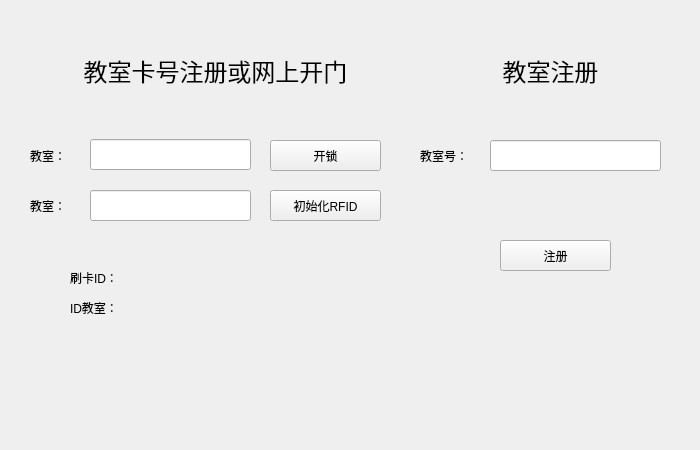
<?xml version="1.0" encoding="UTF-8"?>
<ui version="4.0">
 <class>Main</class>
 <widget class="QWidget" name="Main">
  <property name="geometry">
   <rect>
    <x>0</x>
    <y>0</y>
    <width>700</width>
    <height>450</height>
   </rect>
  </property>
  <property name="minimumSize">
   <size>
    <width>700</width>
    <height>450</height>
   </size>
  </property>
  <property name="maximumSize">
   <size>
    <width>700</width>
    <height>450</height>
   </size>
  </property>
  <property name="windowTitle">
   <string>Main</string>
  </property>
  <widget class="QWidget" name="widget" native="true">
   <property name="geometry">
    <rect>
     <x>20</x>
     <y>30</y>
     <width>371</width>
     <height>411</height>
    </rect>
   </property>
   <widget class="QLabel" name="label_2">
    <property name="geometry">
     <rect>
      <x>50</x>
      <y>270</y>
      <width>61</width>
      <height>16</height>
     </rect>
    </property>
    <property name="text">
     <string>ID教室：</string>
    </property>
   </widget>
   <widget class="QPushButton" name="open_lock">
    <property name="geometry">
     <rect>
      <x>250</x>
      <y>110</y>
      <width>111</width>
      <height>31</height>
     </rect>
    </property>
    <property name="text">
     <string>开锁</string>
    </property>
   </widget>
   <widget class="QLabel" name="id_card_ident">
    <property name="geometry">
     <rect>
      <x>140</x>
      <y>270</y>
      <width>131</width>
      <height>16</height>
     </rect>
    </property>
    <property name="text">
     <string/>
    </property>
   </widget>
   <widget class="QPushButton" name="init_rfid">
    <property name="geometry">
     <rect>
      <x>250</x>
      <y>160</y>
      <width>111</width>
      <height>31</height>
     </rect>
    </property>
    <property name="text">
     <string>初始化RFID</string>
    </property>
   </widget>
   <widget class="QLineEdit" name="ident">
    <property name="geometry">
     <rect>
      <x>70</x>
      <y>160</y>
      <width>161</width>
      <height>31</height>
     </rect>
    </property>
   </widget>
   <widget class="QLabel" name="id_card">
    <property name="geometry">
     <rect>
      <x>140</x>
      <y>240</y>
      <width>131</width>
      <height>16</height>
     </rect>
    </property>
    <property name="text">
     <string/>
    </property>
   </widget>
   <widget class="QLabel" name="label_4">
    <property name="geometry">
     <rect>
      <x>10</x>
      <y>160</y>
      <width>51</width>
      <height>31</height>
     </rect>
    </property>
    <property name="text">
     <string>教室：</string>
    </property>
   </widget>
   <widget class="QLineEdit" name="passwd">
    <property name="geometry">
     <rect>
      <x>70</x>
      <y>109</y>
      <width>161</width>
      <height>31</height>
     </rect>
    </property>
   </widget>
   <widget class="QLabel" name="label">
    <property name="geometry">
     <rect>
      <x>50</x>
      <y>240</y>
      <width>61</width>
      <height>16</height>
     </rect>
    </property>
    <property name="text">
     <string>刷卡ID：</string>
    </property>
   </widget>
   <widget class="QLabel" name="label_3">
    <property name="geometry">
     <rect>
      <x>10</x>
      <y>110</y>
      <width>51</width>
      <height>31</height>
     </rect>
    </property>
    <property name="text">
     <string>教室：</string>
    </property>
   </widget>
   <widget class="QLabel" name="label_5">
    <property name="geometry">
     <rect>
      <x>50</x>
      <y>20</y>
      <width>291</width>
      <height>41</height>
     </rect>
    </property>
    <property name="font">
     <font>
      <family>黑体</family>
      <pointsize>18</pointsize>
     </font>
    </property>
    <property name="text">
     <string>教室卡号注册或网上开门</string>
    </property>
    <property name="alignment">
     <set>Qt::AlignCenter</set>
    </property>
   </widget>
  </widget>
  <widget class="QWidget" name="widget_2" native="true">
   <property name="geometry">
    <rect>
     <x>410</x>
     <y>30</y>
     <width>271</width>
     <height>411</height>
    </rect>
   </property>
   <widget class="QLabel" name="label_6">
    <property name="geometry">
     <rect>
      <x>50</x>
      <y>20</y>
      <width>181</width>
      <height>41</height>
     </rect>
    </property>
    <property name="font">
     <font>
      <family>黑体</family>
      <pointsize>18</pointsize>
     </font>
    </property>
    <property name="text">
     <string>教室注册</string>
    </property>
    <property name="alignment">
     <set>Qt::AlignCenter</set>
    </property>
   </widget>
   <widget class="QLineEdit" name="class_num">
    <property name="geometry">
     <rect>
      <x>80</x>
      <y>110</y>
      <width>171</width>
      <height>31</height>
     </rect>
    </property>
   </widget>
   <widget class="QLabel" name="label_7">
    <property name="geometry">
     <rect>
      <x>10</x>
      <y>110</y>
      <width>61</width>
      <height>31</height>
     </rect>
    </property>
    <property name="text">
     <string>教室号：</string>
    </property>
   </widget>
   <widget class="QPushButton" name="class_re">
    <property name="geometry">
     <rect>
      <x>90</x>
      <y>210</y>
      <width>111</width>
      <height>31</height>
     </rect>
    </property>
    <property name="text">
     <string>注册</string>
    </property>
   </widget>
  </widget>
 </widget>
 <resources/>
 <connections/>
</ui>
